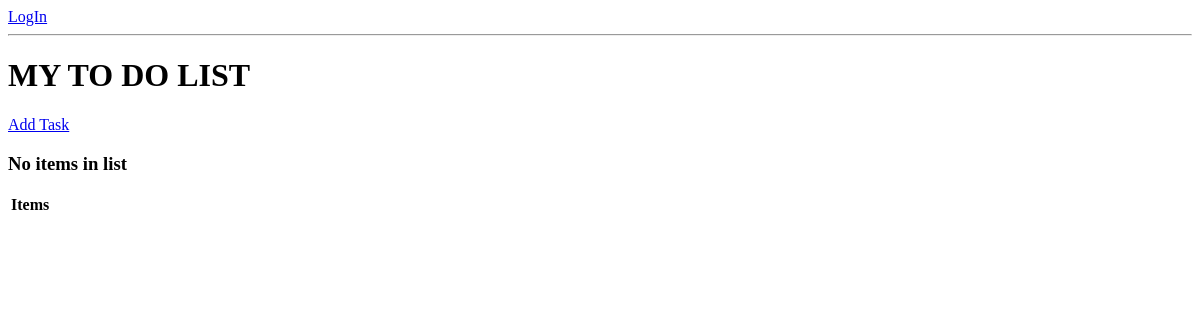
The app's page /, older data.
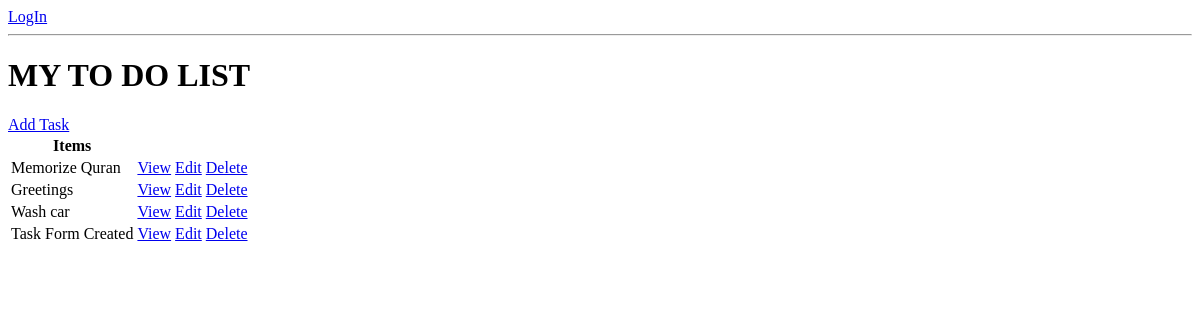
The same page, newer data.
### base/models.py (models this page shows, shortened)
class Task(models.Model):
    user = models.ForeignKey(User, on_delete=models.CASCADE, null=True, blank=True)
    title = models.CharField(max_length=200)
    description = models.TextField(null=True, blank=True)
    complete = models.BooleanField(default=False)
    created = models.DateTimeField(auto_now_add=True)
    class Meta:
        ordering = ['complete']

### base/views.py (the view)
# urls.py: path('', Tasklist.as_view(), name='tasks'),
class Tasklist(ListView):
    model = Task
    context_object_name = 'tasks'

### base/templates/base/task_list.html
{% if request.user.is_authenticated %}
<p>{{request.user}}</p>
<a href="">LogOut</a>
{% else %}
<a href="{% url 'login' %}">LogIn</a>
{% endif %}
<hr>
<h1>MY TO DO LIST</h1>
<a href="{% url 'task-create' %}">Add Task</a>
<table>
    <tr>
        <th>
            Items
        </th>
        <th></th>
    </tr>
    {% for task in tasks %}
    <tr>
        <td>{{task.title}}</td>
        <td><a href="{% url 'task' task.id %}">View</a></td>
        <td><a href="{% url 'task-update' task.id %}">Edit</a></td>
        <td><a href="{% url 'task-delete' task.id %}">Delete</a></td>
    </tr>
    {% empty %}
    <h3>No items in list</h3>
    {% endfor %}
</table>

Row changes from the older to the newer data that the page shows:
added Task: title "Memorize Quran"
added Task: title "Greetings"
added Task: title "Wash car"
added Task: title "Task Form Created"
Text that changed along with them:
text no longer shown: "No items in list"
